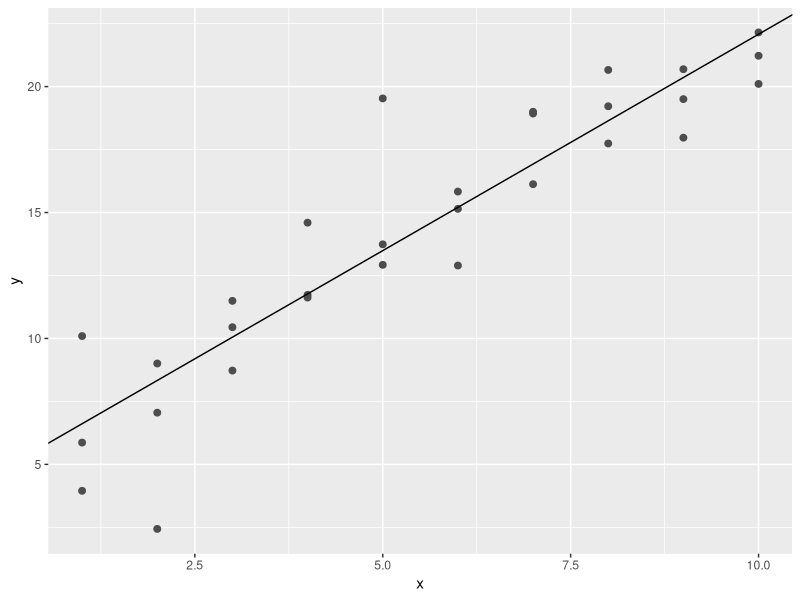
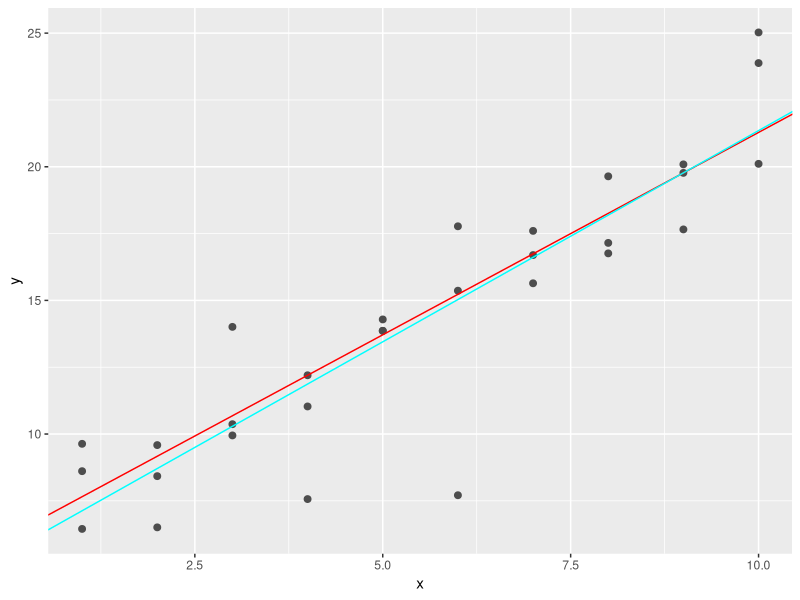
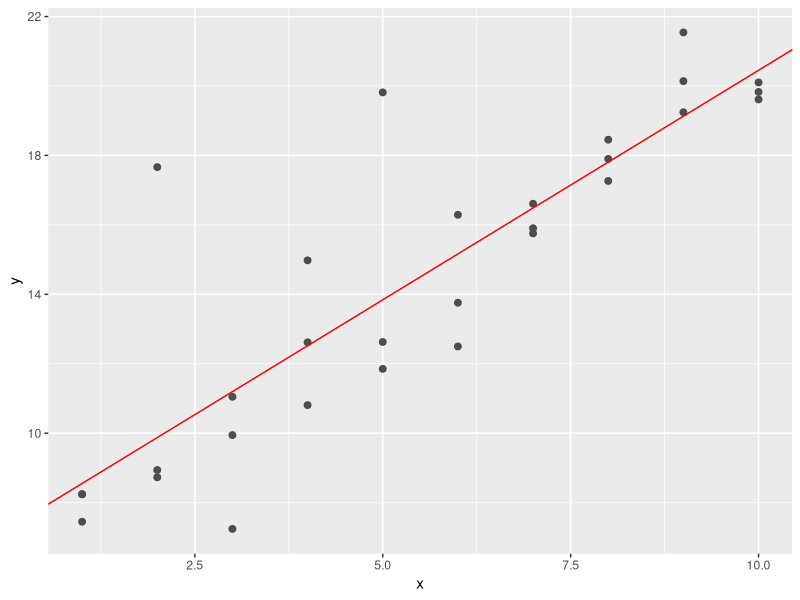

Write R code to recreate these figures, in order. (Note: this script raises an error after producing the figures.)
## ---- chunk 1
knitr::opts_chunk$set(echo = TRUE)
library(tibble)
library(ggplot2)
library(dplyr)
## ---- chunk 2
sim1a <- tibble(
  x = rep(1:10, each = 3),
  y = x * 1.5 + 6 + rt(length(x), df = 2)
)
## ---- chunk 3
fit <- lm(y~x, data = sim1a)
ggplot(sim1a,aes(x,y))+
  geom_point(size = 2, color = "grey30")+
  geom_abline(intercept = fit$coefficients[1],slope = fit$coefficients[2])

## ---- chunk 4
model1 <- function(a, data) {
  a[1] + data$x * a[2]
}

measure_distance <- function(mod, data) {
  diff <- data$y - model1(mod, data)
  mean(abs(diff))
}

measure_distance2 <- function(mod, data) {
  diff <- data$y - model1(mod, data)
  sqrt(mean(diff ^ 2))
}
## ---- chunk 5
sim1a <- tibble(
  x = rep(1:10, each = 3),
  y = x * 1.5 + 6 + rt(length(x), df = 2)
)
best1 <- optim(c(0,0), measure_distance, data = sim1a)
best2 <- optim(c(0,0), measure_distance2, data = sim1a)

ggplot(sim1a, aes(x, y)) + 
  geom_point(size = 2, colour = "grey30") + 
  geom_abline(intercept = best1$par[1], slope = best1$par[2], color = "red")+
  geom_abline(intercept = best2$par[1],slope = best2$par[2], color = "cyan")
## ---- chunk 6
model1 <- function(a, data) {
  a[1] + data$x * a[2] + a[3]
}

measure_distance3 <- function(mod, data) {
  diff <- data$y - model1(mod, data)
  sqrt(mean(diff ^ 2))
}

sim1a <- tibble(
  x = rep(1:10, each = 3),
  y = x * 1.5 + 6 + rt(length(x), df = 2)
)
best3 <- optim(c(0,0,0), measure_distance3, data = sim1a)
best3$par

ggplot(sim1a, aes(x, y)) + 
  geom_point(size = 2, colour = "grey30") + 
  geom_abline(intercept = best3$par[1] + best3$par[3], slope = best3$par[2], color = "red")
## ---- chunk 7
fit1 <- lm(y~x, data = sim1)
fit2 <- loess(y~x, data = sim1,degree = 2)

grid <- sim1 %>% data_grid(x)
grid1 <- grid %>%
  add_predictions(fit1)
sim1_1 <- sim1 %>% add_residuals(fit1)

grid2 <- grid %>% 
  add_predictions(fit2)
sim1_2 <- sim1 %>% add_residuals(fit2)
## ---- chunk 8
ggplot(sim1,aes(x=x))+
  geom_point(aes(y=y))+
  geom_line(data = grid1, aes(y = pred), color = 'red')+
  geom_smooth(data = grid2, aes(y = pred),color = 'cyan')
## ---- chunk 9
ggplot() + 
  geom_freqpoly(data = sim1_1, aes(resid),binwidth = 0.5,color = 'red') +
  geom_freqpoly(data = sim1_2, aes(resid),binwidth = 0.5, color = 'cyan')
## ---- chunk 10
ggplot() + 
  geom_freqpoly(data = sim1_1, aes(abs(resid)),binwidth = 0.5,color = 'red')
